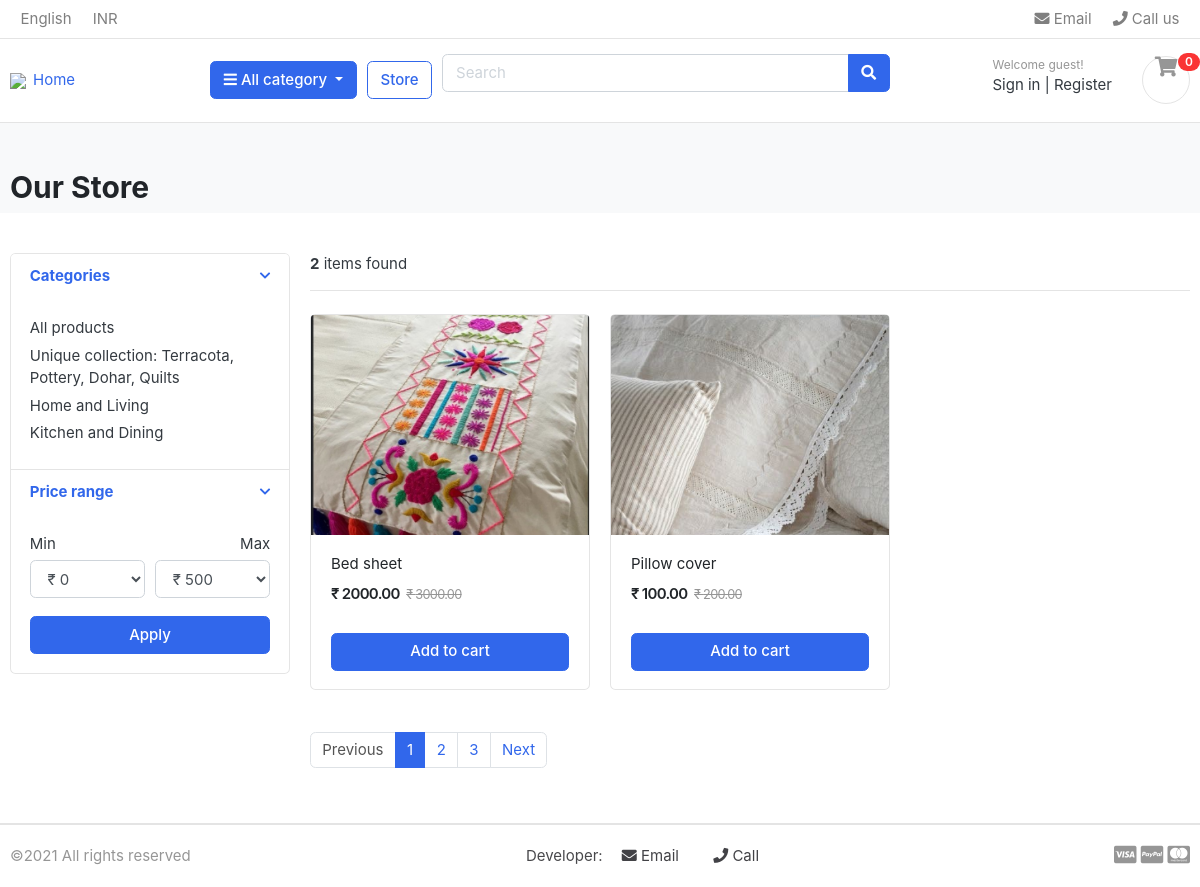
/shop/category/home-and-living/, run on the app's committed database.
### all_category/models.py (models this page shows, shortened)
class Category(models.Model):
    category_name = models.CharField(max_length=100,unique=True)
    slug = models.SlugField(max_length=100,unique=True)
    category_img = models.ImageField(upload_to="photos/category",blank =True)
    description = models.TextField(max_length=300,blank = True)
    class Meta:
        verbose_name = "category"
        verbose_name_plural = "categories"
    def get_url(self):
        return reverse('products_by_category',args = [self.slug])

### shop/models.py (models this page shows, shortened)
class Product(models.Model):
    items = models.CharField(max_length=120)
    slug = models.SlugField (verbose_name = "slug",allow_unicode = True,unique=True,blank = True,null = True)
    price = models.DecimalField(max_digits=10,decimal_places=2)
    discounted_price = models.DecimalField(max_digits=10,decimal_places=2)
    description = models.TextField()
    image = models.ImageField(max_length=300,upload_to="product_images")
    stock = models.IntegerField(default=0)
    is_available = models.BooleanField(default=True)
    category = models.ForeignKey(Category, on_delete=models.CASCADE)
    created_date = models.DateTimeField(auto_now=True)
    modified_date = models.DateTimeField(auto_now=True)
    def get_url(self):
        return reverse('product_detail',args = [self.category.slug, self.slug])

### shop/views.py (the view)
# urls.py: path("",views.shop,name="shop"),
def shop(request,category_slug= None):
    categories = None
    products = None
    if category_slug !=None:
        categories = get_object_or_404(Category,slug = category_slug )
        products = Product.objects.filter(category = categories,is_available = True)
        product_count = products.count()
    else:
        products = Product.objects.all().filter(is_available=True)
        product_count = products.count()
    context = {"products":products,"product_count":product_count}
    return render(request, "shop/shop.html",context)

### all_category/context_processors.py (called while the page is built)
def menu_links(request):
    links = Category.objects.all()
    return dict(links = links)

### shop/templates/shop/shop.html (shortened to what this page needs)
{%extends 'base.html' %} {%load static%} {%block content%}
<section class="section-pagetop bg" style= "height: 5px;">
  <div class="container" style= "height: 5px;">
     {%if 'search' in request.path%}
<h2 class="title-page">Search Result</h2>
{% else %}
    <h2 class="title-page">Our Store</h2>
{%endif%}
  </div>
</section>
<section class="section-content padding-y">
  <div class="container">
    <div class="row">
      <aside class="col-md-3">
        <div class="card">
          <article class="filter-group">
            <header class="card-header">
              <a
                href="#"
                data-toggle="collapse"
                data-target="#collapse_1"
                aria-expanded="true"
                class=""
              >
                <i class="icon-control fa fa-chevron-down"></i>
                <h6 class="title">Categories</h6>
              </a>
            </header>
            <div class="filter-content collapse show" id="collapse_1" >
              <div class="card-body">
                <ul class="list-menu">
                  <li><a href="{% url 'shop' %}">All products </a></li>
                  {% for category in links %}
                  <li><a href="{{category.get_url }}">{{category.category_name}} </a></li>
                  {%endfor%}
                </ul>
              </div>
            </div>
          </article>
          <article class="filter-group">
            <header class="card-header">
              <a
                href="#"
                data-toggle="collapse"
                data-target="#collapse_3"
                aria-expanded="true"
                class=""
              >
                <i class="icon-control fa fa-chevron-down"></i>
                <h6 class="title">Price range</h6>
              </a>
            </header>
            <div class="filter-content collapse show" id="collapse_3" >
              <div class="card-body">
                <div class="form-row">
                  <div class="form-group col-md-6">
                    <label>Min</label>
                    <select class="mr-2 form-control">
                      <option value="0">&#8377 0</option>
                    </select>
                  </div>
                  <div class="form-group text-right col-md-6">
                    <label>Max</label>
                    <select class="mr-2 form-control">
                      <option value="50">&#8377 500</option>
                    </select>
                  </div>
                </div>
                <button class="btn btn-block btn-primary">Apply</button>
              </div>
            </div>
          </article>
        </div>
      </aside>
      <main class="col-md-9">
        <header class="border-bottom mb-4 pb-3">
          <div class="form-inline">
            <span class="mr-md-auto"> <b>{{product_count}}</b> items found  </span>
          </div>
        </header>
        <div class="row">
          {%if products%}
          {%for product in products%}
          <div class="col-md-4">
            <figure class="card card-product-grid">
              <div class="img-wrap">
                <a href="{{product.get_url}}"><img style="width: 100%;" src="{{product.image.url}}" /></a>
              </div>
              <figcaption class="info-wrap">
                <div class="fix-height">
                  <a href="{{product.get_url}}" class="title"
                    >{{product.items}}</a
                  >
                  <div class="price-wrap mt-2">
                    <span class="price">&#8377 {{product.discounted_price}}</span>
                    <del class="price-old">&#8377 {{product.price}}</del>
                  </div>
                </div>
                <a href="{%url 'cart'%}" class="btn btn-block btn-primary">Add to cart </a>
              </figcaption>
            </figure>
          </div>
          {%endfor%}
          {%else%}
          <div>
            <h2>No result found. Please try again</h2>
          </div>
          {%endif%}
        </div>
        <nav class="mt-4" aria-label="Page navigation sample">
          <ul class="pagination">
            <li class="page-item disabled">
              <a class="page-link" href="#">Previous</a>
            </li>
            <li class="page-item active">
              <a class="page-link" href="#">1</a>
            </li>
            <li class="page-item"><a class="page-link" href="#">2</a></li>
            <li class="page-item"><a class="page-link" href="#">3</a></li>
            <li class="page-item"><a class="page-link" href="#">Next</a></li>
          </ul>
        </nav>
      </main>
    </div>
  </div>
</section>
{%endblock%}

### shop/static/css/ui.css (style rules this page uses)
html { font-family: "Inter", sans-serif; font-size: 15px; }
.img-wrap { text-align: center; display: block; }
.img-wrap img { max-width: 100%; }
.price-wrap { letter-spacing: -0.7px; }
.padding-y { padding-top: 40px; padding-bottom: 40px; }
figure { margin-bottom: 0; }
article:after, .form-group:after { display: block; clear: both; content: ""; }
.bg { background-color: #f8f9fa; }
.title-page { color: #212529; }
[class*=list-] li:after { visibility: hidden; display: block; content: ""; overflow: hidden; height: 0; clear: both; }
.list-menu { list-style: none; margin: 0; padding-left: 0; }
.list-menu li { margin-bottom: 5px; }
.list-menu a { color: #343a40; }
[class*=card-product] a.title { color: #212529; display: block; }
[class*=card-product] .img-wrap { overflow: hidden; position: relative; }
[class*=card-product] .img-wrap img { height: 100%; max-width: 100%; width: auto; display: inline-block; -o-object-fit: cover; object-fit: cover; }
.card-product-grid { margin-bottom: 20px; }
.card-product-grid .img-wrap { border-radius: 0.2rem 0.2rem 0 0; height: 220px; }
.card-product-grid .info-wrap { overflow: hidden; padding: 18px 20px; }
.card-product-grid .fix-height { height: 80px; overflow: hidden; }
.card .img-wrap { overflow: hidden; }
.price { font-weight: 600; color: #212529; }
.price-old { color: #969696; margin-left: 3px; font-size: 85%; }
.icon-control { margin-top: 5px; float: right; font-size: 80%; }
.card-header .title { margin-bottom: 0; line-height: 1.5; }
.filter-group { border-bottom: 1px solid #e4e4e4; }
.filter-group .card-header { border-bottom: 0; }
.filter-group:last-child { border-bottom: 0; }
.section-pagetop { padding: 45px 0; }

### data on the page
Category: category_name "Unique collection: Terracota, Pottery, Dohar, Quilts"
Category: category_name "Home and Living"
Category: category_name "Kitchen and Dining"
Product: image (picture), items "Bed sheet", discounted_price "2000.00", price "3000.00"
Product: image (picture), items "Pillow cover", discounted_price "100.00", price "200.00"

### other printed values
{{ product_count }} "2"
